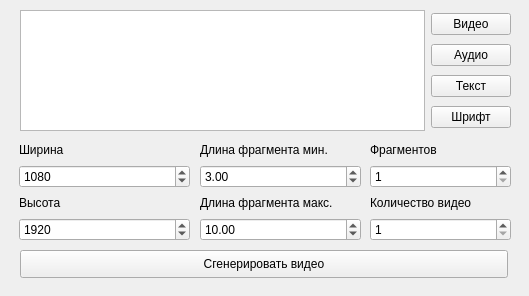
<?xml version="1.0" encoding="UTF-8"?>
<ui version="4.0">
 <class>MainWindow</class>
 <widget class="QMainWindow" name="MainWindow">
  <property name="geometry">
   <rect>
    <x>0</x>
    <y>0</y>
    <width>529</width>
    <height>296</height>
   </rect>
  </property>
  <property name="windowTitle">
   <string>Загрузчик видео</string>
  </property>
  <widget class="QWidget" name="centralwidget">
   <widget class="QWidget" name="verticalLayoutWidget">
    <property name="geometry">
     <rect>
      <x>200</x>
      <y>140</y>
      <width>161</width>
      <height>101</height>
     </rect>
    </property>
    <layout class="QVBoxLayout" name="videoDelaySettings">
     <item>
      <widget class="QLabel" name="videoDelayMinLabel">
       <property name="text">
        <string>Длина фрагмента мин.</string>
       </property>
      </widget>
     </item>
     <item>
      <widget class="QDoubleSpinBox" name="videoDelayMinSpinBox">
       <property name="singleStep">
        <double>0.100000000000000</double>
       </property>
       <property name="value">
        <double>3.000000000000000</double>
       </property>
      </widget>
     </item>
     <item>
      <widget class="QLabel" name="videoDelayMaxLabel">
       <property name="text">
        <string>Длина фрагмента макс.</string>
       </property>
      </widget>
     </item>
     <item>
      <widget class="QDoubleSpinBox" name="videoDelayMaxSpinBox">
       <property name="singleStep">
        <double>0.100000000000000</double>
       </property>
       <property name="value">
        <double>10.000000000000000</double>
       </property>
      </widget>
     </item>
    </layout>
   </widget>
   <widget class="QWidget" name="verticalLayoutWidget_7">
    <property name="geometry">
     <rect>
      <x>370</x>
      <y>140</y>
      <width>141</width>
      <height>101</height>
     </rect>
    </property>
    <layout class="QVBoxLayout" name="fragmentsAndCount">
     <item>
      <widget class="QLabel" name="fragmentLabel">
       <property name="text">
        <string>Фрагментов</string>
       </property>
      </widget>
     </item>
     <item>
      <widget class="QSpinBox" name="fragmentInSpinBox">
       <property name="minimum">
        <number>1</number>
       </property>
       <property name="maximum">
        <number>10</number>
       </property>
      </widget>
     </item>
     <item>
      <widget class="QLabel" name="videoCountLabel">
       <property name="text">
        <string>Количество видео</string>
       </property>
      </widget>
     </item>
     <item>
      <widget class="QSpinBox" name="videoCountSpinBox">
       <property name="minimum">
        <number>1</number>
       </property>
       <property name="maximum">
        <number>1000</number>
       </property>
      </widget>
     </item>
    </layout>
   </widget>
   <widget class="QWidget" name="verticalLayoutWidget_2">
    <property name="geometry">
     <rect>
      <x>19</x>
      <y>140</y>
      <width>171</width>
      <height>101</height>
     </rect>
    </property>
    <layout class="QVBoxLayout" name="heightAndWidth">
     <item>
      <widget class="QLabel" name="widthLabel">
       <property name="text">
        <string>Ширина</string>
       </property>
      </widget>
     </item>
     <item>
      <widget class="QSpinBox" name="widthSpinBox">
       <property name="maximum">
        <number>10000</number>
       </property>
       <property name="singleStep">
        <number>10</number>
       </property>
       <property name="value">
        <number>1080</number>
       </property>
      </widget>
     </item>
     <item>
      <widget class="QLabel" name="heightLabel">
       <property name="text">
        <string>Высота</string>
       </property>
      </widget>
     </item>
     <item>
      <widget class="QSpinBox" name="heightSpinBox">
       <property name="maximum">
        <number>10000</number>
       </property>
       <property name="singleStep">
        <number>10</number>
       </property>
       <property name="value">
        <number>1920</number>
       </property>
      </widget>
     </item>
    </layout>
   </widget>
   <widget class="QWidget" name="horizontalLayoutWidget_2">
    <property name="geometry">
     <rect>
      <x>20</x>
      <y>10</y>
      <width>491</width>
      <height>121</height>
     </rect>
    </property>
    <layout class="QHBoxLayout" name="assets">
     <item>
      <widget class="QTextEdit" name="assetsSettings"/>
     </item>
     <item>
      <layout class="QVBoxLayout" name="assetsButtons">
       <item>
        <widget class="QPushButton" name="videoPathButton">
         <property name="text">
          <string>Видео</string>
         </property>
        </widget>
       </item>
       <item>
        <widget class="QPushButton" name="audioPathButton">
         <property name="text">
          <string>Аудио</string>
         </property>
        </widget>
       </item>
       <item>
        <widget class="QPushButton" name="textPathButton">
         <property name="text">
          <string>Текст</string>
         </property>
        </widget>
       </item>
       <item>
        <widget class="QPushButton" name="fontsPathButton">
         <property name="text">
          <string>Шрифт</string>
         </property>
        </widget>
       </item>
      </layout>
     </item>
    </layout>
   </widget>
   <widget class="QPushButton" name="videoGenerationButton">
    <property name="geometry">
     <rect>
      <x>20</x>
      <y>250</y>
      <width>488</width>
      <height>28</height>
     </rect>
    </property>
    <property name="text">
     <string>Сгенерировать видео</string>
    </property>
   </widget>
  </widget>
 </widget>
 <resources/>
 <connections/>
</ui>
